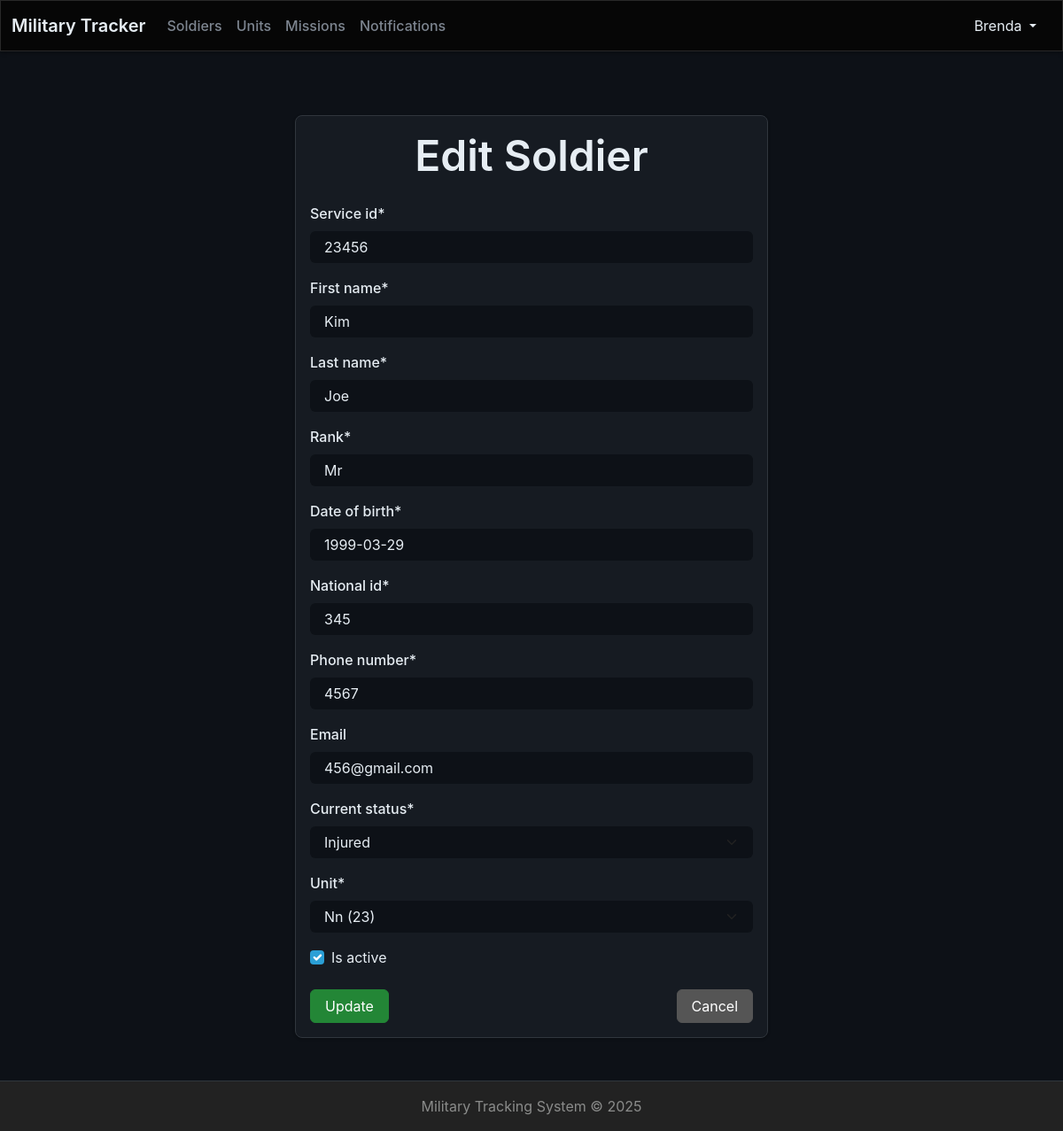
Screenshot of /2-soldier-edit/ (signed in) with the database file from the repository.
### accounts/models.py (models this page shows, shortened)
class CustomUser(AbstractUser):
    ROLE_CHOICES = [
        ('admin', 'Admin'),
        ('family', 'Family'),
    ]
    role = models.CharField(max_length=10, default='family')
    phone_number = models.CharField(max_length=15, blank=True)
    is_active = models.BooleanField(default=True)

### soldiers/models.py (models this page shows, shortened)
class Soldier(models.Model):
    SERVICE_STATUS_CHOICES = [
        ('active', 'Active'),
        ('on_leave', 'On Leave'),
        ('injured', 'Injured'),
        ('mia', 'Missing In Action'),
        ('discharged', 'Discharged'),
    ]
    service_id = models.CharField(max_length=20, unique=True)
    first_name = models.CharField(max_length=50)
    last_name = models.CharField(max_length=50)
    rank = models.CharField(max_length=30)
    date_of_birth = models.DateField()
    national_id = models.CharField(max_length=20, unique=True)
    phone_number = models.CharField(max_length=15)
    email = models.EmailField(blank=True)
    current_status = models.CharField(max_length=20, choices=SERVICE_STATUS_CHOICES, default='active')
    unit = models.ForeignKey(Unit, on_delete=models.SET_NULL, null=True)
    is_active = models.BooleanField(default=True)
    created_at = models.DateTimeField(auto_now_add=True)
    updated_at = models.DateTimeField(auto_now=True)
    def __init__(self, *args, **kwargs):
        super().__init__(*args, **kwargs)
        self._original_status = self.current_status

### soldiers/views.py (the view)
# urls.py: path('<int:pk>-soldier-edit/', soldier_update, name='soldier_update'),
@login_required
def soldier_update(request, pk):
    soldier = get_object_or_404(Soldier, pk=pk)
    if request.user.role != 'admin':
        return redirect('soldier_detail', pk=pk)
    if request.method == 'POST':
        form = SoldierForm(request.POST, instance=soldier)
        if form.is_valid():
            soldier = form.save(commit=False)
            soldier.updated_by = request.user  # Inject the user into the model
            soldier.save()
            return redirect('soldier_detail', pk=pk)
    else:
        form = SoldierForm(instance=soldier)
    return render(request, 'view/update.html', {'form': form})

### soldiers/forms.py
class SoldierForm(forms.ModelForm):
    date_of_birth = forms.DateField(input_formats=['%d-%m-%Y', '%Y-%m-%d'])
    class Meta:
        model = Soldier
        fields = '__all__'

### units/models.py (called while the page is built)
    def __str__(self):
        return f"{self.unit_name} ({self.unit_code})"

### soldiers/templates/view/update.html (shortened to what this page needs)
{% extends 'base/base.html' %}
{% load static %}
{% load crispy_forms_tags %}
{% block 'body' %}
<div class="container py-5">
  <div class="row justify-content-center">
    <div class="col-md-8 col-lg-6">
      <div class="card">
        <div class="card-body">
          <h2 class="mb-4 text-center">Edit Soldier</h2>
          <form method="post" novalidate>
            {{ form|crispy }}
            <div class="d-flex justify-content-between mt-4 flex-wrap gap-2">
              <button type="submit" class="btn btn-primary">Update</button>
              <a href="{% url 'soldier_detail' form.instance.pk %}" class="btn btn-secondary">Cancel</a>
            </div>
          </form>
        </div>
      </div>
    </div>
  </div>
</div>
{% endblock %}

### main/templates/base/base.html (shortened to what this page needs)
{% load static %}
<!DOCTYPE html>
<html lang="en" class="h-100">
<head>
    <link href="{% static 'css/bootstrap.min.css' %}" rel="stylesheet">
    <link href="{% static 'css/style.css' %}" rel="stylesheet">
</head>
<body class="d-flex flex-column h-100">
    <nav class="navbar navbar-expand-lg navbar-dark bg-dark">
        <div class="container-fluid">
            <a class="navbar-brand" href="{% url 'home_page' %}">Military Tracker</a>
            <div class="collapse navbar-collapse" id="navbarNav">
                <ul class="navbar-nav me-auto mb-2 mb-lg-0">
                    {% if user.is_authenticated %}
                        {% if user.role == 'admin' or user.role == 'superuser' %}
                            <li class="nav-item"><a href="{% url 'soldier_home' %}" class="nav-link">Soldiers</a></li>
                            <li class="nav-item"><a href="{% url 'unit_home' %}" class="nav-link">Units</a></li>
                            <li class="nav-item"><a href="{% url 'mission_home' %}" class="nav-link">Missions</a></li>
                            <li class="nav-item"><a href="{% url 'notification_home' %}" class="nav-link">Notifications</a></li>
                        {% elif user.role == 'family' %}
                            <li class="nav-item"><a href="{% url 'family_dashboard' %}" class="nav-link">My Dashboard</a></li>
                        {% endif %}
                    {% endif %}
                </ul>
                <div class="d-flex">
                   {% if user.is_authenticated %}
                        <div class="dropdown show">
                            <button class="btn btn-transparent dropdown-toggle" type="button"  data-bs-toggle="dropdown" aria-expanded="false">
                                {{ user.username }}
                            </button>
                        </div>
                    {% else %}
                        <a href="{% url 'login' %}" class="btn btn-outline-light btn-sm me-2">Login</a>
                        <a href="{% url 'register' %}" class="btn btn-light btn-sm">Register</a>
                    {% endif %}
                </div>
            </div>
        </div>
    </nav>
    <div class="container mt-4">
        {% block 'body' %}
        {% endblock %}
    </div>
    <footer class="footer mt-auto py-3 bg-light">
        <div class="container text-center">
            <span class="text-muted">Military Tracking System &copy; {% now "Y" %}</span>
        </div>
    </footer>
</body>
</html>

### main/static/css/style.css (style rules this page uses)
:root { --bs-primary: #238636; --bs-secondary: #7d8590; --bs-success: #238636; --bs-info: #0969da; --bs-warning: #fb8500; --bs-danger: #da3633; --bs-light: #21262d; --bs-dark: #0d1117; --primary-bg: #0d1117; --secondary-bg: #161b22; --tertiary-bg: #21262d; --accent-bg: #30363d; --border-color: #30363d; --text-primary: #e6edf3; --text-secondary: #7d8590; --text-muted: #656d76; --accent-color: #238636; --accent-hover: #2ea043; --navbar-bg: #010409; --footer-bg: #0d1117; --card-bg: #161b22; --input-bg: #0d1117; --input-border: #30363d; --input-focus: #0969da; --shadow: rgba(0, 0, 0, 0.3); --bs-body-bg: #0d1117; --bs-body-color: #e6edf3; --bs-border-color: #30363d; --bs-link-color: #238636; --bs-link-hover-color: #2ea043; }
body { background-color: var(--primary-bg); color: var(--text-primary); font-family: -apple-system, BlinkMacSystemFont, 'Segoe UI', 'Noto Sans', Helvetica, Arial, sans-serif; overflow-x: hidden; }
.navbar-dark { background-color: var(--navbar-bg); border-bottom: 1px solid var(--border-color); box-shadow: 0 2px 4px var(--shadow); }
.navbar-brand { color: var(--text-primary); font-weight: 600; }
.navbar-dark .navbar-nav .nav-link { color: var(--text-secondary); font-weight: 500; transition: color 0.3s ease; }
.form-control { background-color: var(--input-bg); border-color: var(--input-border); color: var(--text-primary); border-radius: 6px; transition: all 0.3s ease; }
.form-control::placeholder { color: var(--text-muted); }
.form-select { background-color: var(--input-bg); border-color: var(--input-border); color: var(--text-primary); }
.form-label { color: var(--text-primary); font-weight: 500; }
.btn-primary { background-color: var(--accent-color); border-color: var(--accent-color); color: white; }
.card { background-color: var(--card-bg); border-color: var(--border-color); border-radius: 8px; box-shadow: 0 1px 3px var(--shadow); transition: all 0.3s ease; }
.card-body { color: var(--text-primary); }
.footer { background-color: var(--footer-bg); border-top: 1px solid var(--border-color); }
.footer .text-muted { color: var(--text-muted); }
a { color: var(--accent-color); transition: color 0.3s ease; }
h1, h2, h3, h4, h5, h6 { color: var(--text-primary); font-weight: 600; }
.btn, .form-control, .form-select, .navbar-nav .nav-link { transition: all 0.3s ease; }

### rows the page displays
CustomUser: username "Brenda"
Soldier: service_id "23456", first_name "Kim", last_name "Joe", rank "Mr", date_of_birth "1999-03-29", national_id "345", phone_number "4567", email "456@gmail.com", current_status "Injured", unit "Nn (23)", is_active "☑"
